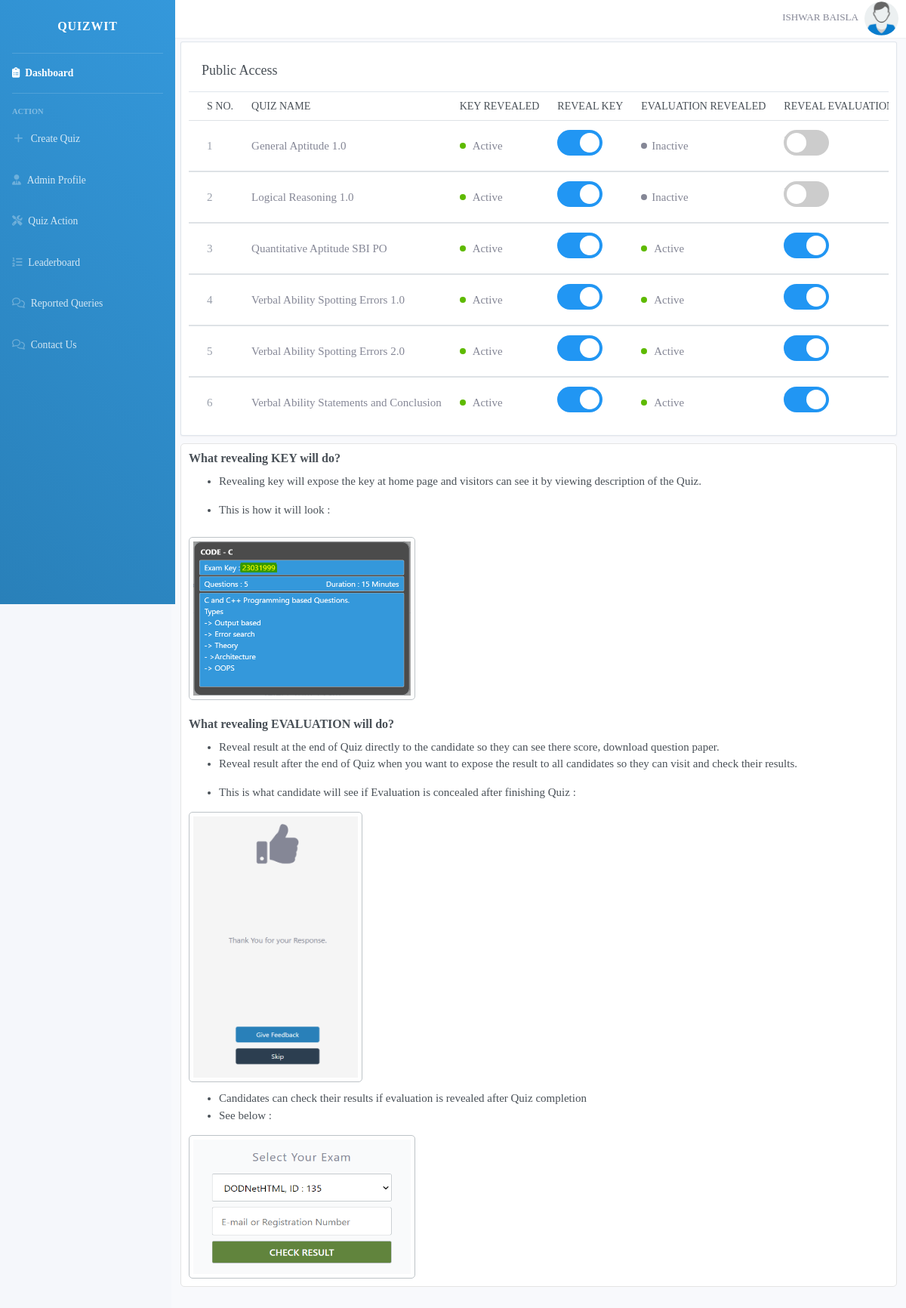
The page /public_access.php (signed in) on the database its author committed.
### tables this page shows
CREATE TABLE `quizes` (
  `quiz_id` int NOT NULL,
  `quiz_name` varchar(50) NOT NULL,
  `difficulty_level` char(30) NOT NULL,
  `description` varchar(1000) NOT NULL,
  `number_of_questions` int NOT NULL,
  `is_active` int NOT NULL,
  `active_timing` bigint NOT NULL,
  `inactive_timing` bigint NOT NULL,
  `Exam_key` varchar(30) NOT NULL,
  `key_access` tinyint NOT NULL,
  `show_evaluation` tinyint NOT NULL,
  `shuffle` tinyint NOT NULL,
  `time_duration` int NOT NULL,
  `marks_per_question` int NOT NULL,
  `negative_marking` double NOT NULL,
  `passing_percentage` int NOT NULL,
  `admin_email_id` int NOT NULL,
  `time_stamp` varchar(100) NOT NULL
);

### public_access.php (the view, shortened to what this page needs)
<!DOCTYPE html>
<html>
<head>
</head>
</html>
<?php
    require_once('connection.php');
?>
<!DOCTYPE html>
<html>
	<?php include 'includes/header.php'; ?>
	<?php include 'includes/navbar.php'; ?>
	<div class="container">
  <div style="height: 55px;"></div>
		<div  style="margin-bottom: -40px;"class="row row-card row-deck">
			<div class="col-12">
				<div class="card">
					<div class="card-header">
						<h2 class="card-title">Public Access</h2>
					</div>
					<div class="table-responsive">
						<table class="table card-table table-vcenter text-nowrap">
							<thead>
								<tr>
									<th class="w-1">S No.</th>
									<th>Quiz Name</th>
									<th>Key Revealed</th>
									<th>Reveal Key</th>
									<th>Evaluation Revealed</th>
									<th>Reveal Evaluation</th>
								</tr>
							</thead>
							<tbody>
								<form action="toggle_state.php" method="get">
					        	<?php
					            $temp = "SELECT * FROM quizes WHERE admin_email_id='$_SESSION[admin_id]' ORDER BY quiz_name";
					            $result = mysqli_query($conn,$temp);
					            $i = 1;
					             $k=-1;
					             $m=1;
					            while($row = $result->fetch_assoc())
					            {
					               $sql = "SELECT * FROM question_bank WHERE quiz_id='$row[quiz_id]'";
					                    $temp = mysqli_query($conn,$sql);
					                  if($temp->num_rows>0)
					                  {
					                 $k = $k+1;
					                ?>
					                      <tr>
					                      	<td>
								              <span class="text-muted"><?php echo $i; ?></span>
								            </td>
					                        <td class="quiz-name"><?php echo $row['quiz_name']; ?></td>
					                    <td class="quiz-status">
					                        	<?php
					                        	if($row['key_access'])
					                    {
					                    	echo "<span class='status-icon bg-success'></span>
					                    		Active
					                    	<div class='count-active'></div>"; $m = 1;}
					                    else
					                    	{echo "<span class='status-icon bg-unsuccess'></span>Inactive";
					                     $m=2;}
					                    ?>
					                    </td>
					                    <td class='toggle'>
					                        <label class="switch">
					                        <?php
					                        if($m==1)
					                        {
					                        	?>
					                        <input class='check-key-access' onclick='change_key_access(<?php echo $row['quiz_id'];?>,<?php echo $k;?>)' type='checkbox' checked>;
					                        <?php
					                         }
					                         else {
					                         	?>
					                        <input class='check-key-access' onclick='change_key_access(<?php echo $row['quiz_id'];?>,<?php echo $k;?>)' type='checkbox' unchecked>;
                                              <?php
                                          }
                                          ?>
  											<span class="slider round"></span>
											</label>
					                    </td>
					                         <td class="quiz-status">
					                        	<?php
					                        	if($row['show_evaluation'])
					                    {
					                    	echo "<span class='status-icon bg-success'></span>
					                    		Active
					                    	<div class='count-active'></div>"; $m = 1;}
					                    else
					                    	{echo "<span class='status-icon bg-unsuccess'></span>Inactive";
					                     $m=2;}
					                    ?>
					                    </td>
					                    <td class='toggle'>
					                        <label class="switch">
					                        <?php
					                        if($m==1)
					                        {
					                        	?>
					                        <input class='check-evaluation' onclick='change_evaluation_access(<?php echo $row['quiz_id'];?>,<?php echo $k;?>)' type='checkbox' checked>;
					                        <?php
					                         }
					                         else {
					                         	?>
					                        <input class='check-evaluation' onclick='change_evaluation_access(<?php echo $row['quiz_id'];?>,<?php echo $k;?>)' type='checkbox' unchecked>;
                                              <?php
                                          }
                                          ?>
  											<span class="slider round"></span>
											</label>
					                    </td>
					                  </tr>
							</tbody>
							<?php
                                     $i =$i + 1;
					              }
					        }
					        ?>
						</table>
					</div>
				</div>
			</div>
		</div>
    <div class="explaining-feature">
   		<h5>What revealing KEY will do?</h5>
   				<ul>
   					<li> Revealing key will expose the key at home page and visitors can see it by viewing description of the Quiz.
   					</li>
   				</ul>
   				<ul>
   					<li>This is how it will look :</li>
   				</ul>
   			<img class="reveal-key" src="images/key_reveal.png" alt="view not able to load">
   		<br>
   		<br>
   		<h5>What revealing EVALUATION will do?</h5>
 			<ul>
   						<li>Reveal result at the end of Quiz directly to the candidate so they can see there score, download question paper.
   					    </li>
   						<li> Reveal result after the end of Quiz when you want to expose the result to all candidates so they can visit and check their results.
   						</li>
   					</ul>
   				<ul>
   					<li>This is what candidate will see if Evaluation is concealed after finishing Quiz :</li>
   				</ul>
   					<img class="conceal-result" src="images/concealed_quiz_result.png" alt="view not able to load">
   				<ul>
   					<li>Candidates can check their results if evaluation is revealed after Quiz completion  </li>
   					<li>See below :</li>
   				</ul>
   				<img class="check-result" src="images/check_result.png" alt="view not able to load">
    </div>
	</div>
</body>
</html>

### includes/header.php (shortened to what this page needs)
<!DOCTYPE html>
<html lang="en">
<head>
  <link href="css/sb-admin-2.css" rel="stylesheet">
  <link href="css/dashboard.css" rel="stylesheet">
</head>
<body id="page-top" >
  <div id="wrapper">

### includes/navbar.php (shortened to what this page needs)
   <ul style="max-height:100vh;overflow-y:auto;overflow-x:hidden;background: linear-gradient(45deg, #2980b9, #3498db);position: absolute;position: fixed;" class="navbar-nav sidebar sidebar-dark accordion open-close-sidebar" id="accordionSidebar">
<a class="sidebar-brand d-flex align-items-center justify-content-center" href="index.php">
  <div style="display: block;" class="sidebar-brand-text mx-3">QuizWit</div>
</a>
<hr class="sidebar-divider my-0">
<li class="nav-item active">
  <a class="nav-link" href="admin_dashboard.php">
    <i class="fas fa-clipboard-list"></i>
    <span>Dashboard</span></a>
</li>
<hr class="sidebar-divider">
<div class="sidebar-heading">
  Action
</div>
<li class="nav-item">
  <a class="nav-link collapsed" href="createquiz.php" >
    <i class="fas fa-fw fa-plus"></i>
    <span>Create Quiz</span>
  </a>
</li>
<li class="nav-item">
  <a class="nav-link" href="admin_profile.php">
    <i class="fas fa-user-tie"></i>
    <span>Admin Profile</span></a>
</li>
<li class="nav-item">
  <?php
  $control = 0;
  $quizControl = 0;
    $sql = "SELECT * FROM quizes WHERE admin_email_id='$_SESSION[admin_id]'";
    $result = mysqli_query($conn,$sql);
    while($row = $result->fetch_assoc()){
      $quizControl  = 1;
      $sql = "SELECT * FROM question_bank WHERE quiz_id='$row[quiz_id]'";
      $res = mysqli_query($conn,$sql);
      if($res->num_rows>0)
        {$control = 1;
        break;}
    }
  ?>
<?php if($quizControl){?>
  <a id="quiz-action-toggle" class="nav-link" href="#">
    <i class="fas fa-tools"></i>
    <span>Quiz Action</span>
  </a>
<?php }?>
</li>
<?php
if($control){
?>
<li class="nav-item">
  <a class="nav-link" href="leaderboard.php">
    <i class="fas fa-list-ol"></i>
    <span>Leaderboard</span></a>
</li>
<?php
}
?>
<?php if($quizControl){ ?>
<li class="nav-item">
  <a class="nav-link" href="view-reported-queries.php">
    <i class="far fa-comments"></i>
    <span>Reported Queries</span></a>
</li>
<?php } ?>
<li class="nav-item">
  <a class="nav-link" href="contact_us.php">
    <i class="far fa-comments"></i>
    <span>Contact Us</span></a>
</li>
</ul>
    <div id="content-wrapper" class="d-flex flex-column">
      <div id="content">
        <nav style="z-index: 2;width: 100%;position: absolute;left: 0;top:0;position: fixed;height: 50px;" class="navbar navbar-expand navbar-light bg-white topbar mb-4 static-top shadow">
          <ul class="navbar-nav ml-auto">
            <li style="position: absolute;right: 2px;top:-12px;" class="nav-item dropdown no-arrow">
              <a class="nav-link dropdown-toggle" href="#" id="userDropdown" role="button" data-toggle="dropdown" aria-haspopup="true" aria-expanded="false">
                <span class="mr-2 d-none d-lg-inline text-gray-600 small">
               <?php echo $_SESSION['name']; ?>
                  <?php
                    $sql = "SELECT * FROM profile_photo WHERE admin_email='$_SESSION[email]'";
                    $result = mysqli_query($conn,$sql);
                    if($result->num_rows==1)
                    {
                      $row = $result->fetch_assoc();
                      $image_name = $row['image_name'];
                    }
                    else $image_name = "default_image.png";
                  ?>
                </span>
                <span class="p-img-c" >
                  <img id="menu-circle-photo"  src="profile_photo/<?php echo $image_name; ?>" style="max-width:100%;">
                </span>
              </a>
            </li>
          </ul>
        </nav>

### public_access.php (style rules this page uses)
.explaining-feature { margin-bottom: 30px; margin-top: -15px; background: white; padding: 10px; border-radius: 5px; border: 0.5px solid #e4e4e4; }
.reveal-key { width: 300px; height: 216px; border: 0.5px solid #bdc3c7; border-radius: 5px; padding: 5px; margin-top: 10px; }
.conceal-result { height: 358px; width: 230px; border: 0.5px solid #bdc3c7; border-radius: 5px; padding: 5px; margin-bottom: 10px; }
.check-result { height: 190px; width: 300px; border: 0.5px solid #bdc3c7; border-radius: 5px; padding: 5px; }

### includes/header.php (style rules this page uses)
body { font-family: -webkit-pictograph; }
.open-close-sidebar { z-index: 3; }

### rows shown on the page
quizes: quiz_name "General Aptitude 1.0", key_access 1 (drawn), show_evaluation 0 (drawn)
quizes: quiz_name "Logical Reasoning 1.0", key_access 1 (drawn), show_evaluation 0 (drawn)
quizes: quiz_name "Quantitative Aptitude SBI PO", key_access 1 (drawn), show_evaluation 1 (drawn)
quizes: quiz_name "Verbal Ability Spotting Errors 1.0", key_access 1 (drawn), show_evaluation 1 (drawn)
quizes: quiz_name "Verbal Ability Spotting Errors 2.0", key_access 1 (drawn), show_evaluation 1 (drawn)
quizes: quiz_name "Verbal Ability Statements and Conclusion", key_access 1 (drawn), show_evaluation 1 (drawn)

### other values the page prints
$_SESSION['name'] "ISHWAR BAISLA"
